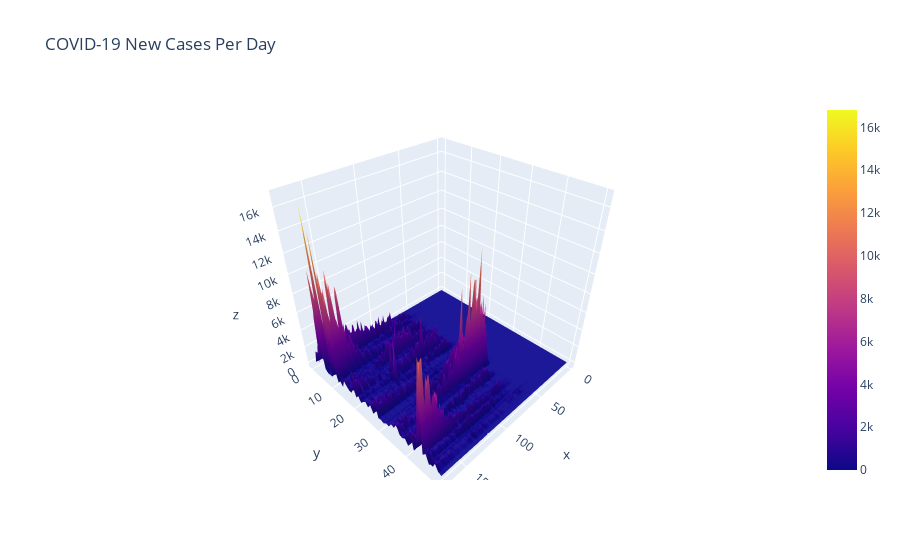

The code cell stored with this chart in its notebook:
### Code cell
import pandas as pd
import seaborn as sns
import matplotlib.pyplot as plt
import numpy as np
import os
from mpl_toolkits.mplot3d import Axes3D
import plotly.graph_objects as go

coviddeathsdata = pd.read_csv('https://raw.githubusercontent.com/S-I-SVD/Randomized-SVD/main/data/covid%20data/covid_new_cases.csv')
coviddeathsdata = coviddeathsdata.drop(columns=['Unnamed: 0'])
coviddata_meta = coviddeathsdata.loc[:, ['state']]
coviddeathsdata = coviddeathsdata.drop(columns=['state'])
M = coviddeathsdata.values
columnmeans = np.array([np.mean(M[:, i]) for i in range (0,M.shape[1])])
columnmeansmatrix = columnmeans * np.ones(M.shape)
M_scaled = M - columnmeansmatrix
coviddata_scaled = M_scaled
fig = go.Figure(data=[go.Surface(z=coviddeathsdata.values)])
fig.update_layout(title='COVID-19 New Cases Per Day',autosize=True)
fig.show()

### Figure 1 — Plotly figure (JSON) as saved in the notebook; plotly's stock layout.template omitted (floating-point values rounded to 4 significant figures; data arrays with more than 128 entries replaced by an {"elided": "..."} marker saying what was removed)
{"data": [{"type": "surface", "z": {"elided": "51x173 int values"}}], "layout": {"autosize": true, "title": {"text": "COVID-19 New Cases Per Day"}}}
